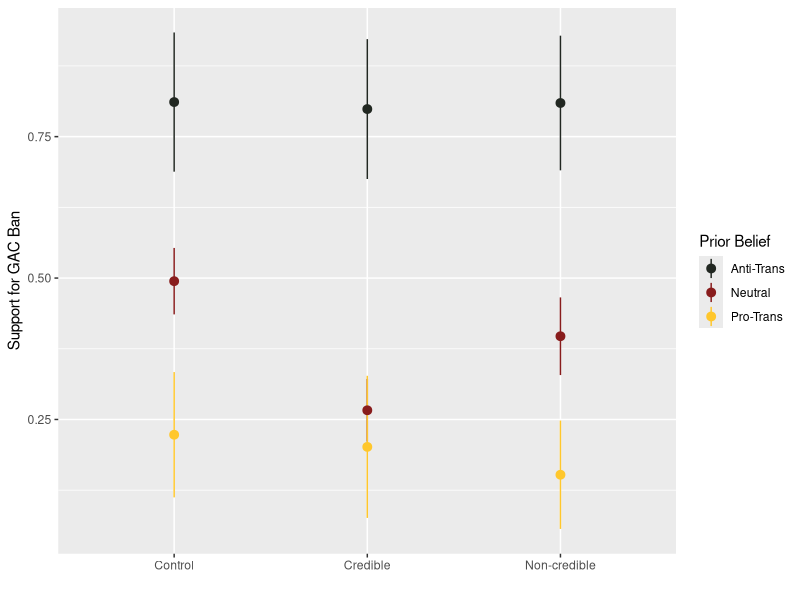
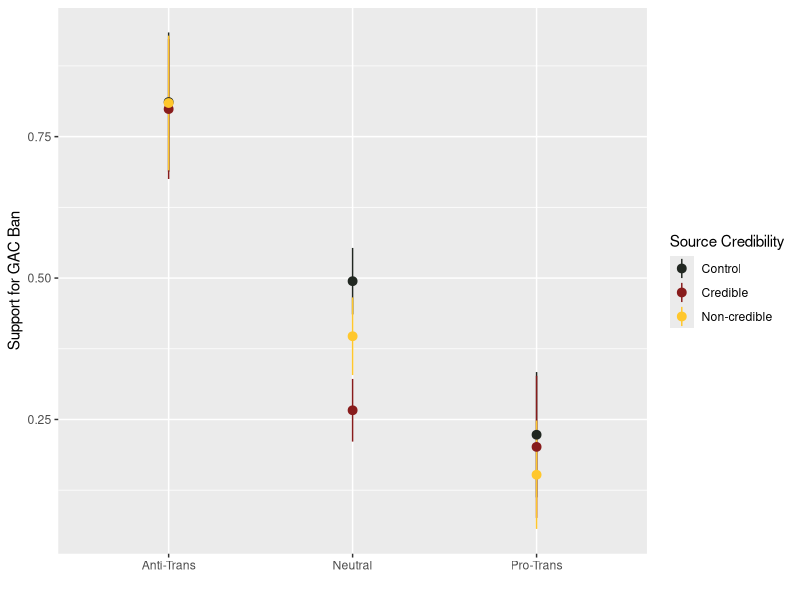
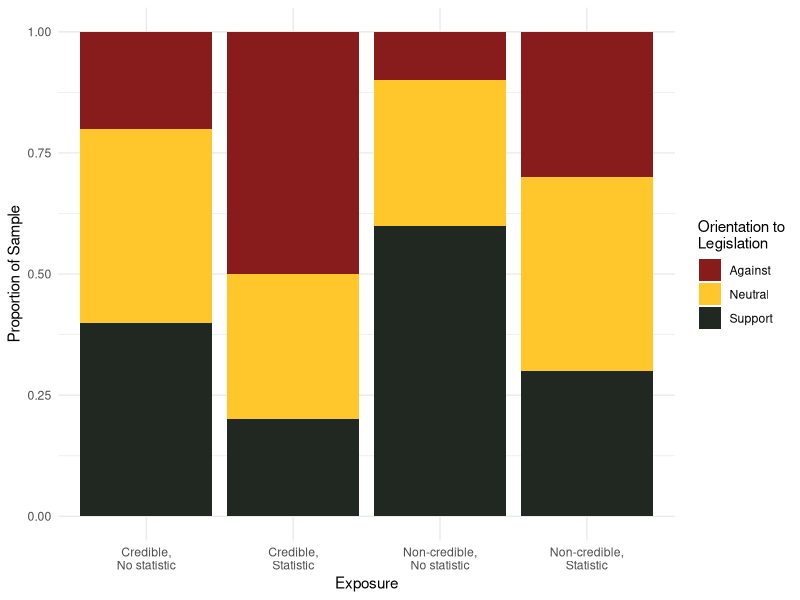

These charts were generated, in order, by the following R code:
## ---- chunk 1
library(tidyverse)
library(ggplot2)
knitr::opts_chunk$set(echo = TRUE)
## ---- chunk 2
# create sample groups
sample_df <- data.frame(
  participant_id = c(1:250),
  exposure = c(rep("control", 84), rep("credible", 83), rep("non-credible", 83))
  )

# create random outcome data
outcome_df <- sample_df %>%
  rowwise() %>%
  mutate(prior_belief = runif(1, 0, 1)) %>%
  mutate(prior_belief_cat = case_when(
    prior_belief < 0.4 ~ "pro-trans",
    prior_belief < 0.6 ~ "neutral", 
    TRUE ~ "anti-trans"
  )) %>%
  mutate(support_ban = case_when(
    exposure == "credible" & prior_belief_cat == "neutral" ~ prior_belief - runif(1, 0.1, 0.3),
    exposure == "non-credible" & prior_belief_cat == "neutral" ~ prior_belief - runif(1, 0.0, 0.2),
    TRUE ~ prior_belief
    ))

# collapse to group-level analysis dataset
results_df <- outcome_df %>%
  group_by(exposure, prior_belief_cat) %>%
  summarize(avg_support_ban = mean(support_ban),
            sd_support_ban = sd(support_ban),
            avg_prior_belief = mean(prior_belief),
            sd_prior_belief = sd(prior_belief))
## ---- chunk 3
jpeg("exposure_impacts_support.jpeg", 6, 4, units="in", res=300)
# Support for bans
results_df %>%
  ggplot() +
  geom_pointrange(aes(x = exposure,
                      y = avg_support_ban,
                      ymin = avg_support_ban - sd_support_ban,
                      ymax = avg_support_ban + sd_support_ban,
                      color = prior_belief_cat)
                  ) + 
  scale_color_manual(values = c("#212721", "#881c1c", "#ffc72c"),
                     name = "Prior Belief",
                     labels = c("Anti-Trans", "Neutral", "Pro-Trans")) +
  scale_x_discrete(labels = c("Control", "Credible", "Non-credible")) + 
  labs(x = "", y = "Support for GAC Ban")
dev.off()

png("beliefs_impact_support.png", 400, 400)
results_df %>%
  ggplot() +
  geom_pointrange(aes(x = prior_belief_cat,
                      y = avg_support_ban,
                      ymin = avg_support_ban - sd_support_ban,
                      ymax = avg_support_ban + sd_support_ban,
                      color = exposure)
                  ) + 
  scale_color_manual(values = c("#212721", "#881c1c", "#ffc72c"),
                     name = "Source Credibility",
                     labels = c("Control", "Credible", "Non-credible")) +
  scale_x_discrete(labels = c("Anti-Trans", "Neutral", "Pro-Trans")) + 
  labs(x = "", y = "Support for GAC Ban")
dev.off()

# Impact of prior beliefs on beliefs
# results_df %>%
#   pivot_longer(avg_support_ban:sd_prior_belief,
#                names_to = c("stat", "test"),
#                names_sep = "_") %>%
#   pivot_wider(id_cols = all_of(c("exposure", "test")), names_from = stat) %>%
#   ggplot() +
#   geom_pointrange(aes(x = test,
#                       y = avg,
#                       ymin = avg - sd,
#                       ymax = avg + sd,
#                       color = exposure)
#                   ) + 
#   scale_color_manual(values = c("#212721", "#881c1c", "#ffc72c"),
#                      name = "Source Credibility",
#                      labels = c("Control", "Credible", "Non-credible")) +
#   scale_x_discrete(labels = c("Pre", "Post")) + 
#   labs(x = "", y = "Support for GAC Ban")
## ---- chunk 4
# create a dataset for group with no prior myth belief
treatment <- c(rep("Credible,\nStatistic" , 3) ,
               rep("Non-credible,\nStatistic" , 3),
               rep("Credible,\nNo statistic", 3),
               rep("Non-credible,\nNo statistic", 3))
outcome <- rep(c("against", "neutral", "support"))
value <- c(5,3,2,
           3,4,3,
           2,4,4,
           1,3,6)
data <- data.frame(treatment,outcome,value)
 
# Stacked + percent
jpeg("revised_graph.jpeg", 6, 4, units="in", res=300)
ggplot(data, aes(fill=outcome, y=value, x=treatment)) + 
    geom_bar(position="fill", stat="identity") +
    scale_fill_manual(values = c("#881c1c", "#ffc72c", "#212721"),
                     name = "Orientation to\nLegislation",
                     labels = c("Against", "Neutral", "Support")) +
    labs(x = "Exposure", y = "Proportion of Sample") + 
    theme_minimal()
dev.off()

    

